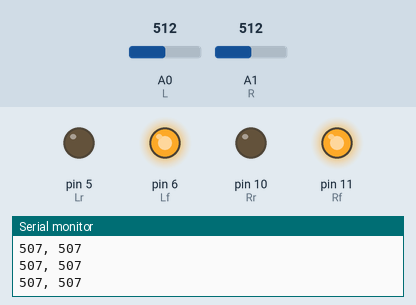
This sketch was run on a simulated Arduino Uno, built with avr-gcc and run on an emulated ATmega328P. Shown: output pins drawn as LEDs (lit = HIGH), the last lines printed to the serial monitor. The inputs (shaded band) are chosen by the test bench; at power-on: A0 (L) = 512, A1 (R) = 512.

Above: at 1.2 s.
1.3 s: A0 (L) set to 516
At 1.7 s:
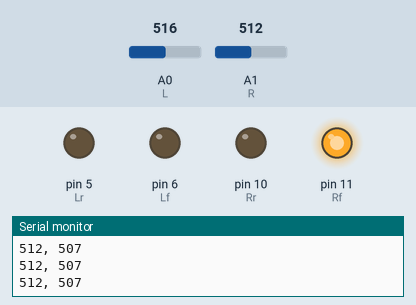
2.8 s: A1 (R) set to 145
At 3.1 s:
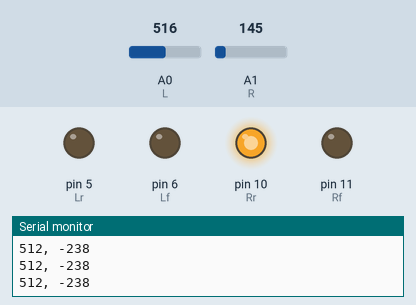
4.3 s: A1 (R) set to 0
At 5.2 s:
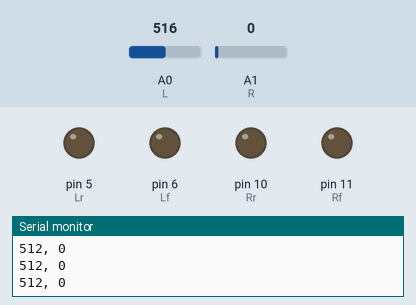
5.8 s: A0 (L) set to 511
At 6.4 s:
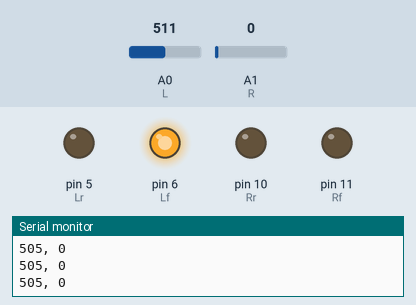
7.3 s: A1 (R) set to 122
At 7.6 s:
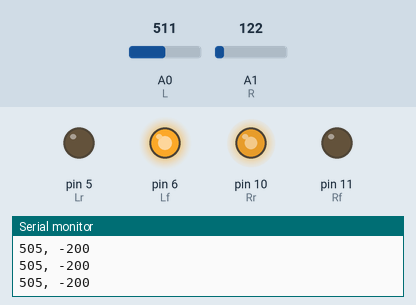
8.8 s: A0 (L) set to 145
At 9.9 s:
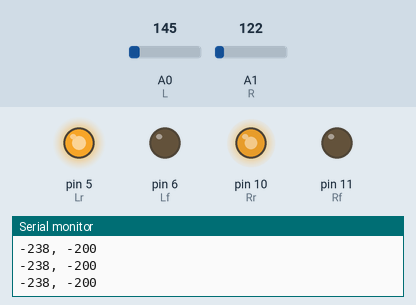
Timing chart, 0 to 11.3 s (numbered marks = the images above; inputs shaded):
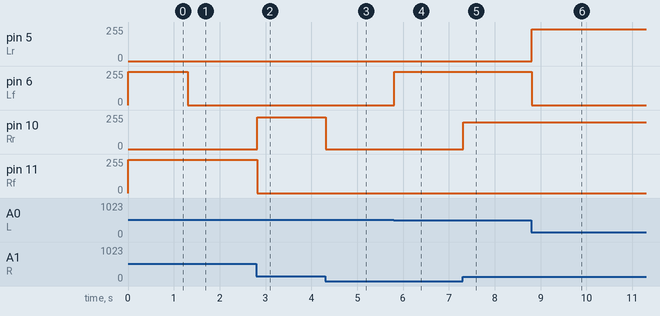

Measured:
- the behaviour switches between 515 and 516 on A0 (L) (found by bisection; images 0 and 1)
- after the input at 1.3 s, pin 6 (Lf): 251/255 → 0/255 at once
- after the input at 2.8 s, pin 10 (Rr): 0/255 → 238/255 at once; pin 11 (Rf): 251/255 → 0/255 at once
- after the input at 4.3 s, pin 10 (Rr): 238/255 → 0/255 at once
- after the input at 5.8 s, pin 6 (Lf): 0/255 → 249/255 at once
- after the input at 7.3 s, pin 10 (Rr): 0/255 → 200/255 at once
- after the input at 8.8 s, pin 5 (Lr): 0/255 → 238/255 at once; pin 6 (Lf): 249/255 → 0/255 at once

The sketch:

Robot_Control.ino
```cpp
int inputL=0;
int inputR=0;
int Lspeed;
int Rspeed;
int L=A0;
int R=A1;
int Lr=5;
int Lf=6;
int Rr=10;
int Rf=11;
bool Lreverse=false;
bool Rreverse=false;

void setup() {
  pinMode(L,INPUT);
  pinMode(R,INPUT);
  pinMode(Lr,OUTPUT);
  pinMode(Lf,OUTPUT);
  pinMode(Rr,OUTPUT);
  pinMode(Rf,OUTPUT);
  Serial.begin(9600);
}

//0--100  0 - 100
//0-155  156-335

void loop() {
  inputL=analogRead(L);
  inputR=analogRead(R);
  if(inputL!=0) {
    if(inputL>155) {
      Lspeed=map(inputL,156,335,0,255);
      Lreverse=false;
    }
    else {
      Lspeed=map(inputL,0,155,0,255);
      Lreverse=true;
    }
  }
  else Lspeed=0;
  if(inputR!=0) {
    if(inputR>155) {
      Rspeed=map(inputR,156,335,0,255);
      Rreverse=false;
    }
    else {
      Rspeed=map(inputR,0,155,0,255);
      Rreverse=true;
    }
  }
  else Rspeed=0;

  if(Lreverse) {
    Serial.print(-Lspeed);
    analogWrite(Lr,Lspeed);
    analogWrite(Lf,0);
  }
  else {
    Serial.print(Lspeed);
    analogWrite(Lr,0);
    analogWrite(Lf,Lspeed);
  }

  Serial.print(", ");

  if(Rreverse) {
    Serial.print(-Rspeed);
    analogWrite(Rr,Rspeed);
    analogWrite(Rf,0);
  }
  else {
    Serial.print(Rspeed);
    analogWrite(Rr,0);
    analogWrite(Rf,Rspeed);
  }

  Serial.print("\n");


  delay(1);

}
```
